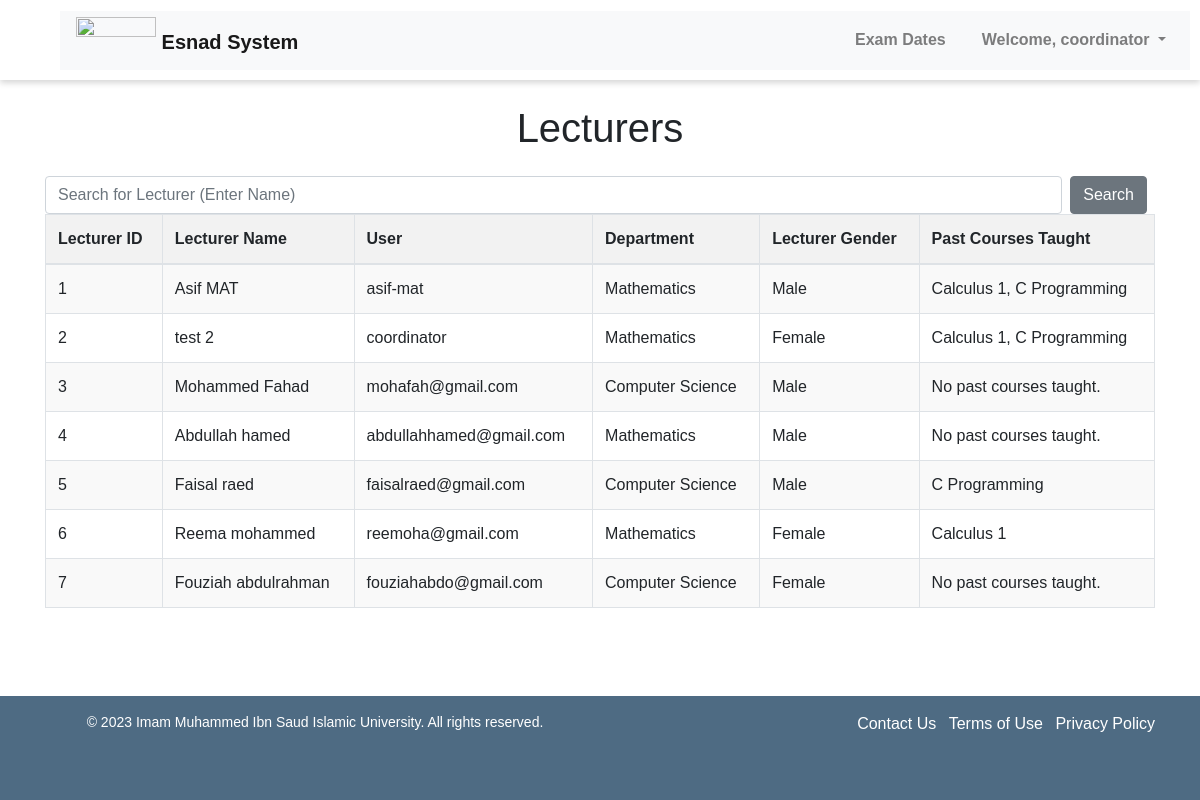
/lecturers/ (signed in), run on the app's committed database.
### pages/models.py (models this page shows, shortened)
class Lecturer(models.Model):
    lecturer_user = models.OneToOneField(User, on_delete=models.CASCADE, null=True)
    lecturer_name = models.CharField(max_length=100)
    lecturer_email = models.EmailField(validators=[EmailValidator()])
    phone_regex = RegexValidator(
        regex=r'^\+?1?\d{10}$',
        message="Phone number must be entered in the format: '+999999999'. Up to 15 digits allowed.",
    )
    lecturer_number = models.CharField(validators=[phone_regex], max_length=17)
    GENDER_CHOICES = (
        ('M', 'Male'),
        ('F', 'Female')
    )
    lecturer_gender = models.CharField(max_length=1, choices=GENDER_CHOICES)
    TEACHER_TYPE_CHOICES = (
        ('L', 'Laboratory'),
        ('T', 'Theory')
    )
    lecturer_type = models.CharField(max_length=1, choices=TEACHER_TYPE_CHOICES)
    lecturer_past_courses = models.ManyToManyField('Course', related_name='past_lecturers', blank=True)
    lecturer_rating = models.FloatField(default=0.0)
    lecturer_department = models.ForeignKey('Department', on_delete=models.SET_NULL, null=True, blank=True)

class Department(models.Model):
    department_name = models.CharField(max_length=100)
    department_code = models.CharField(max_length=100, blank=True)

class Course(models.Model):
    course_code = models.CharField(max_length=100)
    course_name = models.CharField(max_length=100)
    credit_hours = models.PositiveIntegerField(null=True)
    course_lecturer = models.ForeignKey('Lecturer', on_delete=models.SET_NULL, null=True, related_name='courses_taught')
    course_level = models.PositiveIntegerField(null=True)
    course_lab_lecturer = models.ForeignKey('Lecturer', on_delete=models.SET_NULL, null=True, blank=True, related_name='lab_courses_taught')
    course_past_lecturers = models.ManyToManyField('Lecturer', related_name='past_courses', blank=True)
    course_time = models.TimeField(null=True, blank=True)
    course_day = models.CharField(max_length=1, choices=DAYS_OF_WEEK, null=True, blank=True)
    course_department = models.ForeignKey('Department', on_delete=models.SET_NULL, null=True, blank=True)
    course_building = models.CharField(max_length=100, blank=True)
    course_section = models.CharField(max_length=100, blank=True)

### pages/views.py (the view)
# urls.py: path('lecturers/', views.lecturers, name='lecturers'),
@login_required(login_url='login')
def lecturers(request):
    lecturers = Lecturer.objects.all()
    courses = Course.objects.all()
    departments = Department.objects.all()
    lecturers = Lecturer.objects.all()
    lecturer_users = []
    for lecturer in lecturers:
        lecturer_users.append(lecturer.lecturer_user)
    users = User.objects.filter(~Q(username__in=lecturer_users))
    users = users.exclude(is_superuser=True)
    return render(request, 'lecturers.html', {'lecturers': lecturers, 'courses': courses, 'departments': departments, 'users': users})

### pages/context_processors.py (called while the page is built)
def get_user_groups(request):
    if request.user.is_authenticated:
        groups = request.user.groups.all()
        for group in groups:
            if group.name == 'Coordinators':
                return {'get_user_groups': True}
    return {'get_user_groups': False}

### pages/templates/lecturers.html (shortened to what this page needs)
{% extends 'base.html' %}
{% load static %}
{% block extra_css %}
    <link rel="stylesheet" href="{% static 'lecturers.css' %}">
{% endblock %}
{% block content %}
    <div class="container">
        <div class="row">
            <div class="col-md-12">
                <h1 class="text-center mt-4">Lecturers</h1>
                <form class="search-container mt-4 d-flex align-items-center" action="{% url 'search_lecturer' %}" method="GET">
                    <input name="q" type="text" class="form-control w-100" placeholder="Search for Lecturer (Enter Name)" value="{{ request.GET.q }}">
                    <button type="submit" class="btn btn-secondary mx-2">Search</button>
                </form>
                {% if lecturers %}
                    <table class="table table-bordered">
                        <thead>
                            <tr>
                                <th scope="col">Lecturer ID</th>
                                <th scope="col">Lecturer Name</th>
                                <th scope="col">User</th>
                                <th scope="col">Department</th>
                                <th scope="col">Lecturer Gender</th>
                                <th scope="col">Past Courses Taught</th>
                            </tr>
                        </thead>
                        <tbody>
                            {% for lecturer in lecturers %}
                                <tr>
                                    <td>{{ lecturer.id }}</td>
                                    <td>{{ lecturer.lecturer_name }}</td>
                                    <td>{{ lecturer.lecturer_user.username }}</td>
                                    <td>{{ lecturer.lecturer_department.department_name }}</td>
                                    <td>
                                        {% if lecturer.lecturer_gender == 'M' %}
                                        Male
                                        {% else %}
                                        Female
                                        {% endif %}
                                    </td>
                                    <td>
                                        {% for course in lecturer.lecturer_past_courses.all %}
                                            {{ course.course_name }}{% if not forloop.last %}, {% endif %}
                                        {% empty %}
                                            No past courses taught.
                                        {% endfor %}
                                    </td>
                                </tr>
                            {% endfor %}
                        </tbody>
                    </table>
                {% else %}
                    <p class="text-center">No lecturers found.</p>
                {% endif %}
            </div>
        </div>
    </div>
{% endblock %}

### pages/templates/header.html (shortened to what this page needs)
{% load static %}
<!DOCTYPE html>
<html lang="en">
<head>
    <link rel="stylesheet" href="{% static 'headfoot.css' %}">
    <link rel="stylesheet" href="https://maxcdn.bootstrapcdn.com/bootstrap/4.5.2/css/bootstrap.min.css">
</head>
<body>
    <header>
        <nav class="navbar navbar-expand-lg navbar-light bg-light">
            <a class="navbar-brand pt-2" href="{% url 'landing' %}">
                <img src="{% static 'images/logo.png' %}" style="margin-top: -12px;" width="80" class="d-inline-block align-top" alt="">
                <span>Esnad System</span>
            </a>
            {% if user.is_authenticated %}
                <div class="collapse navbar-collapse" id="navbarNav">
                    <ul class="navbar-nav ml-auto">
                        {% if user.is_superuser %}
                            <li class="nav-item">
                                <a class="nav-link" href="{% url 'exam_dates' %}">Exam Dates</a>
                            </li>
                            {% comment %} check if user is in Lecturers group {% endcomment %}
                        {% elif get_user_groups %}
                            <li class="nav-item">
                                <a class="nav-link" href="{% url 'exam_dates' %}">Exam Dates</a>
                            </li>
                        {% endif %}
                        {% if user.is_authenticated %}
                        <li class="nav-item dropdown">
                            <a class="nav-link dropdown-toggle" href="#" id="navbarDropdown" role="button" data-toggle="dropdown"
                                aria-haspopup="true" aria-expanded="false">
                                Welcome, {{ user.username }}
                            </a>
                        </li>
                        {% else %}
                        <li class="nav-item">
                            <a class="nav-link btn btn-sm btn-secondary px-4 text-white" href="{% url 'login' %}">Log In</a>
                        </li>
                        {% endif %}
                    </ul>
                </div>
            {% endif %}
        </nav>
    </header>
</body>
</html>

### pages/static/myfirst.css (style rules this page uses)
body.base { font-family: Arial, sans-serif; margin: 0; padding: 0; }
body.base header { display: flex; flex-direction: row; justify-content: space-between; align-items: center; padding: 10px; box-shadow: 0 3px 6px rgba(0, 0, 0, 0.16); height: 80px; }
body.base nav { flex: 1; margin-left: 50px; }
body.base nav ul { display: flex; flex-direction: row; justify-content: flex-end; align-items: center; list-style-type: none; margin: 0; padding: 0; }
body.base nav li { margin-left: 20px; }
body.base nav a { color: #000; text-decoration: none; font-weight: bold; }

### pages/static/lecturers.css (style rules this page uses)
body { font-family: Arial, sans-serif; }
.container { max-width: 1200px; margin: 0 auto; }
.table { width: 100%; border-collapse: collapse; }
.table th, .table td { border: 1px solid #ccc; padding: 8px 12px; text-align: left; }
.table thead th { background-color: #f2f2f2; font-weight: bold; }
.table tbody tr:nth-child(odd) { background-color: #f9f9f9; }
.table tbody tr:nth-child(even) { background-color: #fff; }

### pages/static/headfoot.css (style rules this page uses)
header { display: flex; flex-direction: row; justify-content: space-between; align-items: center; height: 20%; background-color: #fff; padding: 10px; box-shadow: 0 3px 6px rgba(0, 0, 0, 0.16); }
.logo-left img, .logo-right img, .navbar-brand img { height: 100%; }
nav { flex: 1; margin-left: 50px; }
nav ul { display: flex; flex-direction: row; justify-content: flex-end; align-items: center; list-style-type: none; margin: 0; padding: 0; }
nav li { margin-left: 20px; }
nav a { color: #000; text-decoration: none; font-weight: bold; }

### data on the page
Lecturer: id "1", lecturer_name "Asif MAT", lecturer_user.username "asif-mat", lecturer_department.department_name "Mathematics", lecturer_gender "Male"
Course: course_name "Calculus 1"
Course: course_name "C Programming"
Lecturer: id "2", lecturer_name "test 2", lecturer_user.username "coordinator", lecturer_department.department_name "Mathematics", lecturer_gender "Female"
Lecturer: id "3", lecturer_name "Mohammed Fahad", lecturer_user.username "mohafah@gmail.com", lecturer_department.department_name "Computer Science", lecturer_gender "Male"
Lecturer: id "4", lecturer_name "Abdullah hamed", lecturer_user.username "abdullahhamed@gmail.com", lecturer_department.department_name "Mathematics", lecturer_gender "Male"
Lecturer: id "5", lecturer_name "Faisal raed", lecturer_user.username "faisalraed@gmail.com", lecturer_department.department_name "Computer Science", lecturer_gender "Male"
Lecturer: id "6", lecturer_name "Reema mohammed", lecturer_user.username "reemoha@gmail.com", lecturer_department.department_name "Mathematics", lecturer_gender "Female"
Lecturer: id "7", lecturer_name "Fouziah abdulrahman", lecturer_user.username "fouziahabdo@gmail.com", lecturer_department.department_name "Computer Science", lecturer_gender "Female"

### other printed values
{{ user.username }} "coordinator"
